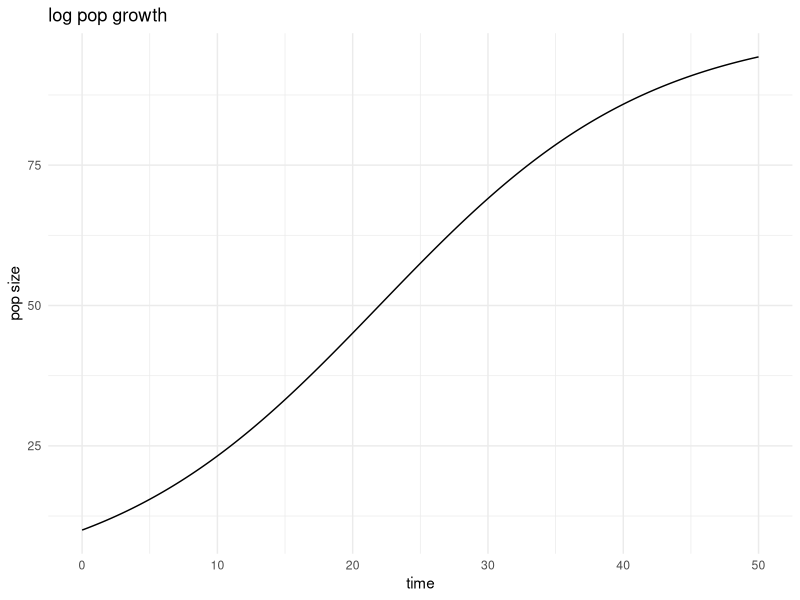

This chart was generated by the following R code:
# hw 5, 2/11
# frania darringer

# question 1
log_growth <- function(N0, r, K, tfinal, tstep) {
  time <- seq(from = 0, to = tfinal, by = tstep)
  n_t <- K / (1 + ((K - N0) / N0) * exp(-r * time))
  output <- data.frame(
    time = time,
    population = n_t
  )
  return(output)
}

result <- log_growth(
  N0 = 10,
  r = 0.1,
  K = 100,
  tfinal = 50,
  tstep = 0.1
)



# question 2
library(tidyverse)
library(ggplot2)

plot_growth <- function(df) {
  ggplot(df, aes(x = time, y = population)) +
    geom_line() +
    labs(
      x = "time",
      y = "pop size",
      title = "log pop growth"
    ) +
    theme_minimal()
}

plot_growth(result)